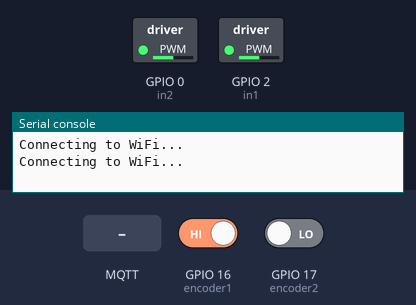
A program run on a simulated ESP32 board running MicroPython. On the bench: switched loads named in the program (green lamp = pin HIGH), the last lines printed to the serial console. The test bench sets the inputs (shaded band); at power-on: GPIO 16 (encoder1) HIGH, GPIO 17 (encoder2) LOW. WiFi joins after 1.5 s; no MQTT or app messages arrive unless stated.

Above: at 1.2 s.
1.3 s: MQTT message "1" arrives on the first subscribed topic
At 2.7 s:
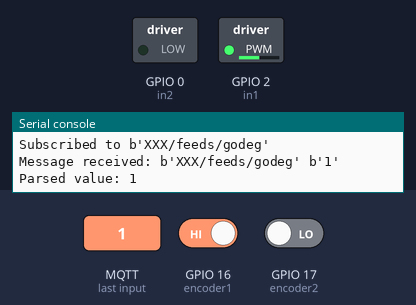
4.3 s: GPIO 16 (encoder1) driven LOW
5.8 s: MQTT message "on" arrives on the first subscribed topic
7.3 s: MQTT message "0" arrives on the first subscribed topic
At 7.9 s:
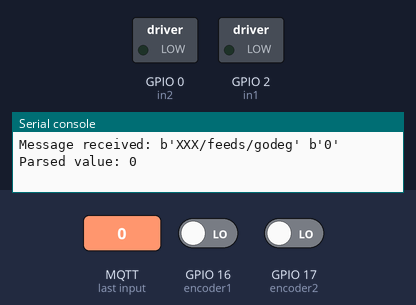
Timing chart, 0 to 8.7 s (numbered marks = the images above; inputs shaded):
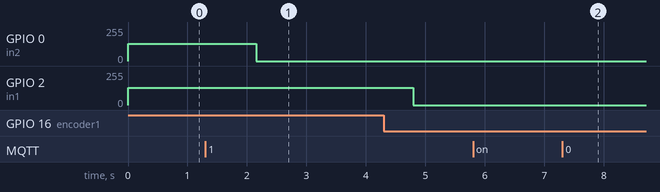

Measured:
- after the input at 1.3 s, GPIO 2 (in1): stays 128/255 (without the input it goes to 0/255 after 0.85 s)

The program:

iotrobot.py
```python
import time
from ev3lego import ev3lego
import network
from umqtt.simple import MQTTClient

encoder1_pin = 16
encoder2_pin = 17
in1_pin = 2
in2_pin = 0
wheel_size = 65    # wheel diameter (in mm)


# Create an instance of ev3lego
robot = ev3lego(encoder1_pin, encoder2_pin, in1_pin, in2_pin, wheel_size)

robot.connect_wifi()
robot.connect_mqtt()


#example usage: go an exact distance in mm
#print('distance covered =', robot.gomm(90, 1000)) #required distance, number of iterations

#example usage: go to an exact angle in degrees
#robot.godegrees(90, 20000) #required angle, number of iterations
#robot.motgo(100)
#time.sleep(2)
robot.motgo(0)

for _ in range(200):
    robot.check_message() # waits for new message
    time.sleep(0.1)
robot.publish_angle()
robot.stophard()
robot.release()
```

ev3lego.py
```python
import math, time, network
from machine import Pin, PWM
from umqtt.simple import MQTTClient

# ==== WiFi & Adafruit IO ====
WIFI_SSID = "XX"
WIFI_PASS = "XXX"
AIO_USERNAME = "XXX"
AIO_KEY      = "XXX"
FEED = "godeg"
BROKER = "io.adafruit.com"
CLIENT_ID = "esp32-client"

class ev3lego:
    def __init__(self, encoder1_pin, encoder2_pin, in1_pin, in2_pin, wheel_size):
        self.encoder1 = Pin(encoder1_pin, Pin.IN)
        self.encoder1.irq(trigger=Pin.IRQ_FALLING | Pin.IRQ_RISING,
                          handler=self.encoder1_irq_handler)
        self.encoder2 = Pin(encoder2_pin, Pin.IN)

        self.in1 = Pin(in1_pin, Pin.OUT)
        self.in2 = Pin(in2_pin, Pin.OUT)
        self.pwm1 = PWM(self.in1)
        self.pwm2 = PWM(self.in2)
        self.pwm1.freq(1000)
        self.pwm2.freq(1000)

        self.wheel_size = wheel_size
        self.degrees = 0

        self.last_error = 0
        self.cum_error = 0
        self.previous_time = time.ticks_ms()
        self.integral_flag = False

        self.client = None  # MQTT placeholder

    # === ENCODER HANDLER ===
    def encoder1_irq_handler(self, pin):
        encoder1_state = self.encoder1.value()
        encoder2_state = self.encoder2.value()
        if encoder1_state == encoder2_state:
            self.degrees += 1
        else:
            self.degrees -= 1
        print("Degrees: ", self.degrees)

    # === MOTOR CONTROL ===
    def motgo(self, speed):
        pwm_value = int(min(max(abs(speed), 0), 100) * 10.23)
        if speed > 0:
            self.pwm1.duty(pwm_value); self.pwm2.duty(0)
        elif speed < 0:
            self.pwm1.duty(0); self.pwm2.duty(pwm_value)
        else:
            self.pwm1.duty(0); self.pwm2.duty(0)

    def PIDcalc(self, sp, inp, kp, ki, kd):
        current_time = time.ticks_ms()
        elapsed_time = (current_time - self.previous_time) / 1000.0
        error = sp - inp
        if error * self.last_error < 0:
            self.integral_flag = True
            self.cum_error = 0
        else:
            self.integral_flag = False
        if not self.integral_flag:
            self.cum_error += error * elapsed_time
        if elapsed_time > 0:
            rate_error = (error - self.last_error) / elapsed_time
            out = kp * error + ki * self.cum_error + kd * rate_error
            self.last_error = error
            self.previous_time = current_time
            return max(-254, min(254, out))
        return 0

    def godegrees(self, angle, times):
        for _ in range(times):
            motspeed = self.PIDcalc(angle, self.degrees, 1, 2, 0)
            self.motgo(motspeed)

    def stophard(self):
        self.pwm1.duty(1023)
        self.pwm2.duty(1023)

    def release(self):
        self.pwm1.deinit(); self.pwm2.deinit()
        self.in1.value(0); self.in2.value(0)
        self.encoder1.irq(handler=None)
        self.encoder2.irq(handler=None)
        print("Motor stopped and resources released.")

    # === WIFI & MQTT ===
    def connect_wifi(self):
        wlan = network.WLAN(network.STA_IF)
        wlan.active(True)
        wlan.connect(WIFI_SSID, WIFI_PASS)
        while not wlan.isconnected():
            print("Connecting to WiFi...")
            time.sleep(1)
        print("WiFi connected:", wlan.ifconfig())

    def connect_mqtt(self):
        self.client = MQTTClient(CLIENT_ID, BROKER,
                                 user=AIO_USERNAME,
                                 password=AIO_KEY)
        self.client.set_callback(self.sub_cb)
        self.client.connect()
        topic = bytes(f"{AIO_USERNAME}/feeds/{FEED}", "utf-8")
        self.client.subscribe(topic)
        print(f"Subscribed to {topic}")

    def sub_cb(self, topic, msg):
        print("Message received:", topic, msg)
        try:
            value = int(msg)
            print("Parsed value:", value)
            self.godegrees(value, 20000)   # run motor to that degree
        except Exception as e:
            print("Message error:", e)

    def check_message(self):
        if self.client:
            self.client.check_msg()

    def publish_angle(self):
        if self.client:
            topic = bytes(f"{AIO_USERNAME}/feeds/motor angle", "utf-8")
            msg = str(self.degrees)
            try:
                self.client.publish(topic, msg)
                print(f"Published motor angle: {msg}")
            except Exception as e:
                print("Publish error:", e)
```
